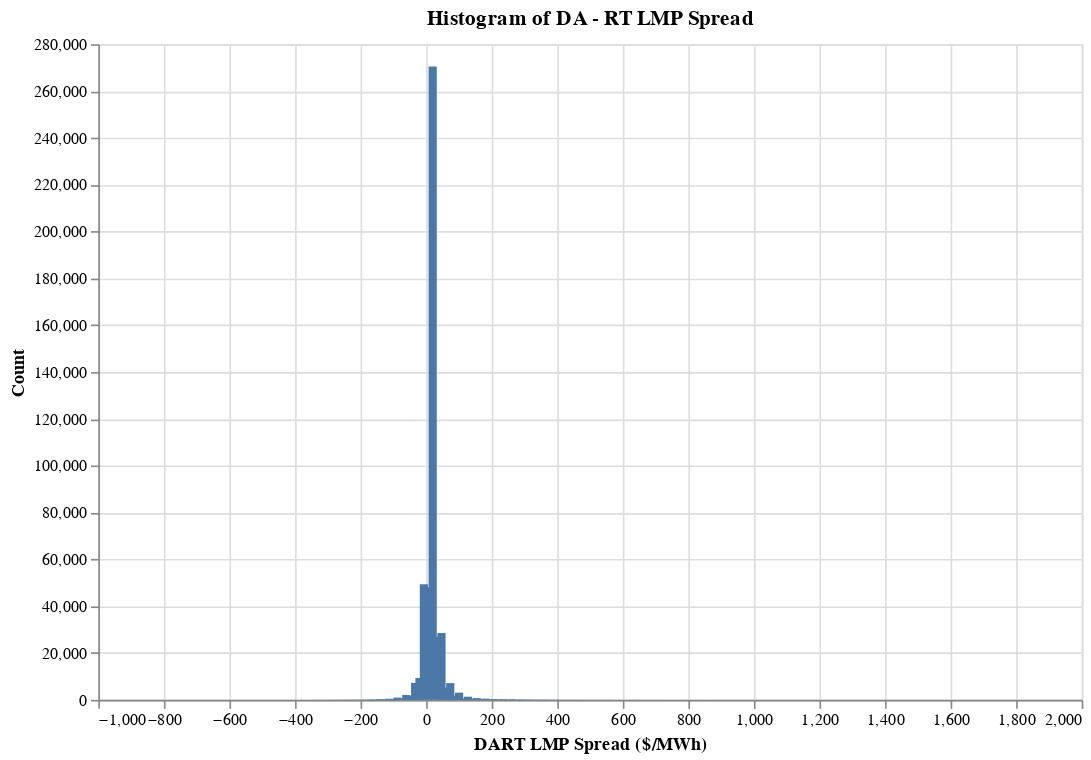

Write notebook code for a chart like this one.
### Code cell
# define number of bins
n_bins = 100
# Create bin edges
bins = np.linspace(
    merged_pdf['lmp_dart_spread'].min(),
    merged_pdf['lmp_dart_spread'].max(),
    n_bins + 1
)

# Use Polars to bin and count
hist_data = (
    pl.DataFrame(merged_pdf)
    .with_columns([
        pl.col('lmp_dart_spread')
        .cut(bins, include_breaks=True)
        .alias('bin_info')
    ])
    .with_columns([
        # Extract bin midpoint
        (pl.col('bin_info').struct.field('breakpoint') + 
         pl.col('bin_info').struct.field('breakpoint').shift(1) / 2)
        .alias('bin_center')
    ])
    .group_by('bin_center')
    .agg(pl.len().alias('count'))
    .drop_nulls()
    .sort('bin_center')
    .to_pandas()
)
# Now plot with the aggregated data (only ~100 rows)
chart = alt.Chart(hist_data).mark_bar().encode(
    x=alt.X('bin_center:Q', title='DART LMP Spread ($/MWh)'),
    y=alt.Y('count:Q', title='Count'),
    tooltip=['bin_center:Q', 'count:Q']
).properties(
    width=600,
    height=400,
    title='Histogram of DA - RT LMP Spread'
)
chart

### Figure 1 — Vega-Lite specification as saved in the notebook (floating-point values rounded to 4 significant figures; data arrays with more than 128 entries replaced by an {"elided": "..."} marker saying what was removed)
{"config": {"view": {"continuousWidth": 300, "continuousHeight": 300}}, "data": {"name": "data-bfcd2e2e5dd50eb85f4f0c8236291601"}, "mark": {"type": "bar"}, "encoding": {"tooltip": [{"field": "bin_center", "type": "quantitative"}, {"field": "count", "type": "quantitative"}], "x": {"field": "bin_center", "title": "DART LMP Spread ($/MWh)", "type": "quantitative"}, "y": {"field": "count", "title": "Count", "type": "quantitative"}}, "height": 400, "title": "Histogram of DA - RT LMP Spread", "width": 600, "$schema": "https://vega.github.io/schema/vega-lite/v6.1.0.json", "datasets": {"data-bfcd2e2e5dd50eb85f4f0c8236291601": {"elided": "260 records"}}}
